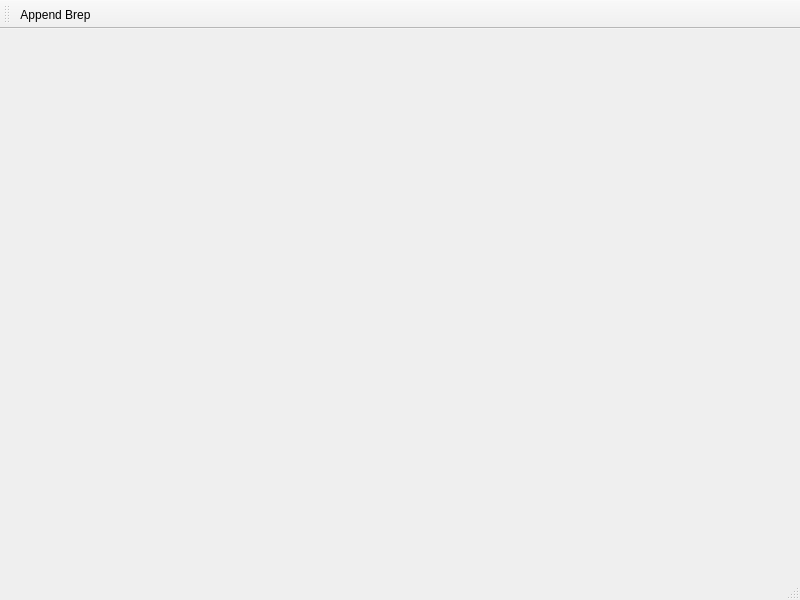
<?xml version="1.0" encoding="UTF-8"?>
<ui version="4.0">
 <class>MainWindow</class>
 <widget class="QMainWindow" name="MainWindow">
  <property name="geometry">
   <rect>
    <x>0</x>
    <y>0</y>
    <width>800</width>
    <height>600</height>
   </rect>
  </property>
  <property name="windowTitle">
   <string>MainWindow</string>
  </property>
  <widget class="QWidget" name="centralwidget"/>
  <widget class="QMenuBar" name="menubar">
   <property name="geometry">
    <rect>
     <x>0</x>
     <y>0</y>
     <width>800</width>
     <height>21</height>
    </rect>
   </property>
  </widget>
  <widget class="QStatusBar" name="statusbar"/>
  <widget class="QToolBar" name="toolBar">
   <property name="windowTitle">
    <string>toolBar</string>
   </property>
   <attribute name="toolBarArea">
    <enum>TopToolBarArea</enum>
   </attribute>
   <attribute name="toolBarBreak">
    <bool>false</bool>
   </attribute>
   <addaction name="actionAppendBrep"/>
  </widget>
  <action name="actionAppendBrep">
   <property name="text">
    <string>Append Brep</string>
   </property>
   <property name="toolTip">
    <string>Add Brep To Display</string>
   </property>
  </action>
 </widget>
 <resources/>
 <connections/>
</ui>
